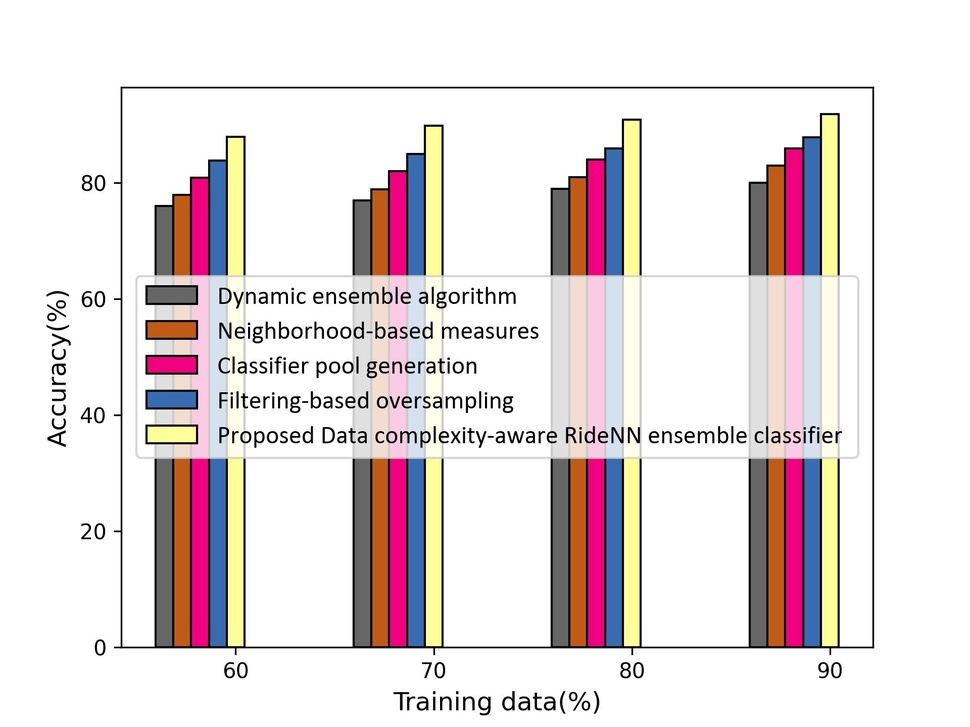
#> input picture Main/graph/1.jpg, 970 x 727 px, shrunk from 1920 x 1440 before the run, found by its file name
$ python Result_graphs.py
#> lines starting #> are read from the running program, lines starting #| are printed output that depends on the picture
from PIL import Image
import Main

# open method used to open different extension image file
im1 = Image.open(r"graph\1.jpg")
#> im1 is the input picture: PIL image 970x727 RGB; mean R, G, B 229.1, 220.6, 221.4
im2 = Image.open(r"graph\2.jpg")
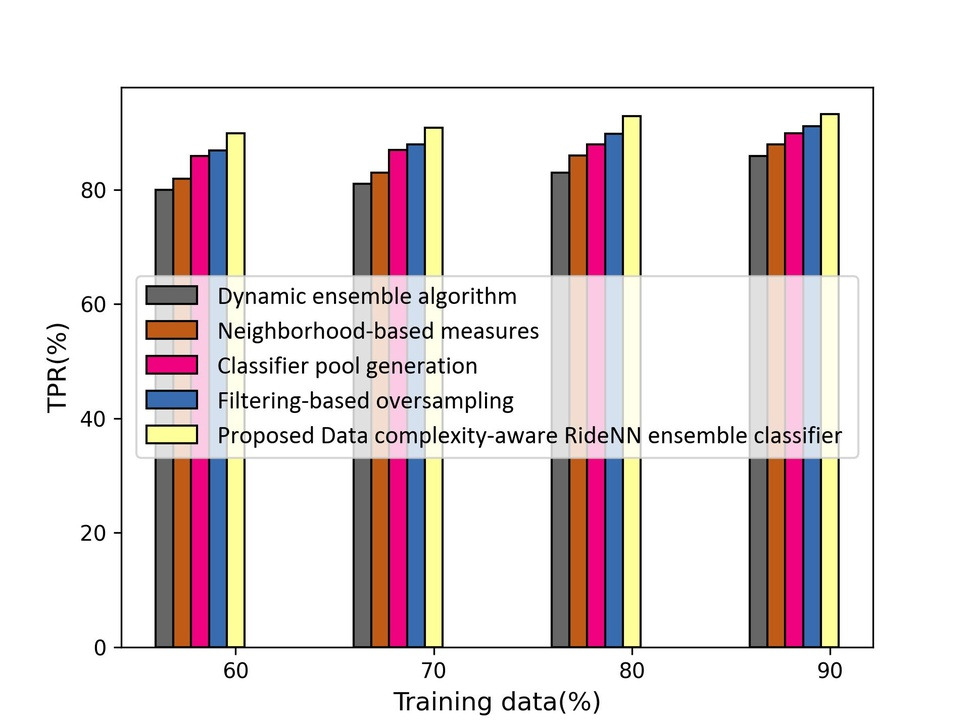
#> input picture Main/graph/2.jpg, 970 x 727 px, shrunk from 1920 x 1440 before the run, found by its file name
#> im2 is the input picture: PIL image 970x727 RGB; mean R, G, B 228.4, 219.3, 220.3
im3 = Image.open(r"graph\3.jpg")
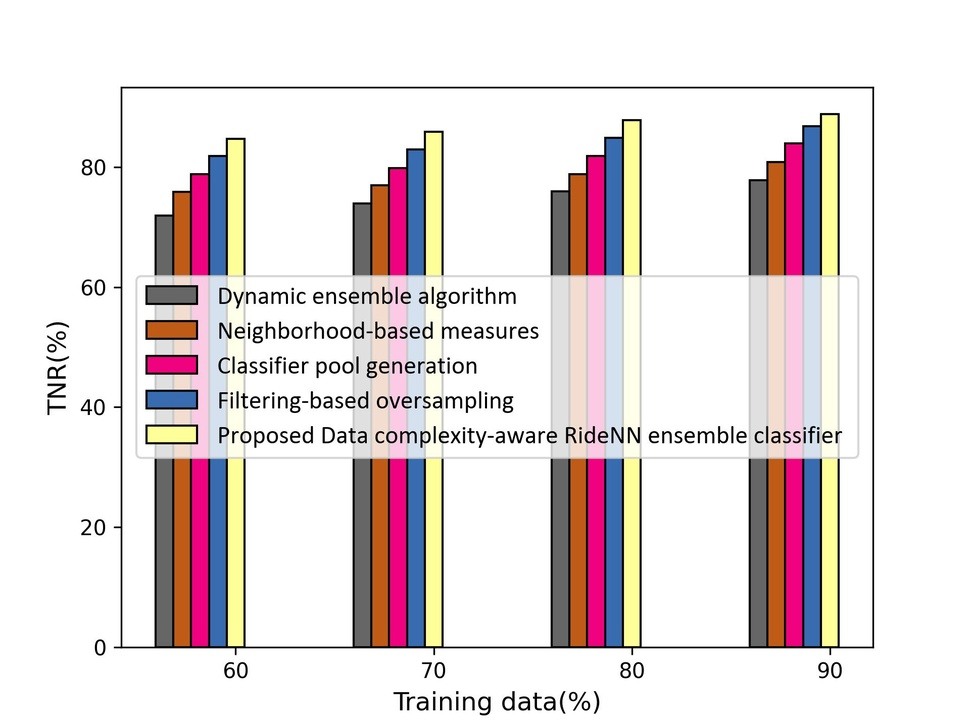
#> input picture Main/graph/3.jpg, 970 x 727 px, shrunk from 1920 x 1440 before the run, found by its file name
#> im3 is the input picture: PIL image 970x727 RGB; mean R, G, B 229.1, 220.4, 221.3
im4 = Image.open(r"graph\4.jpg")
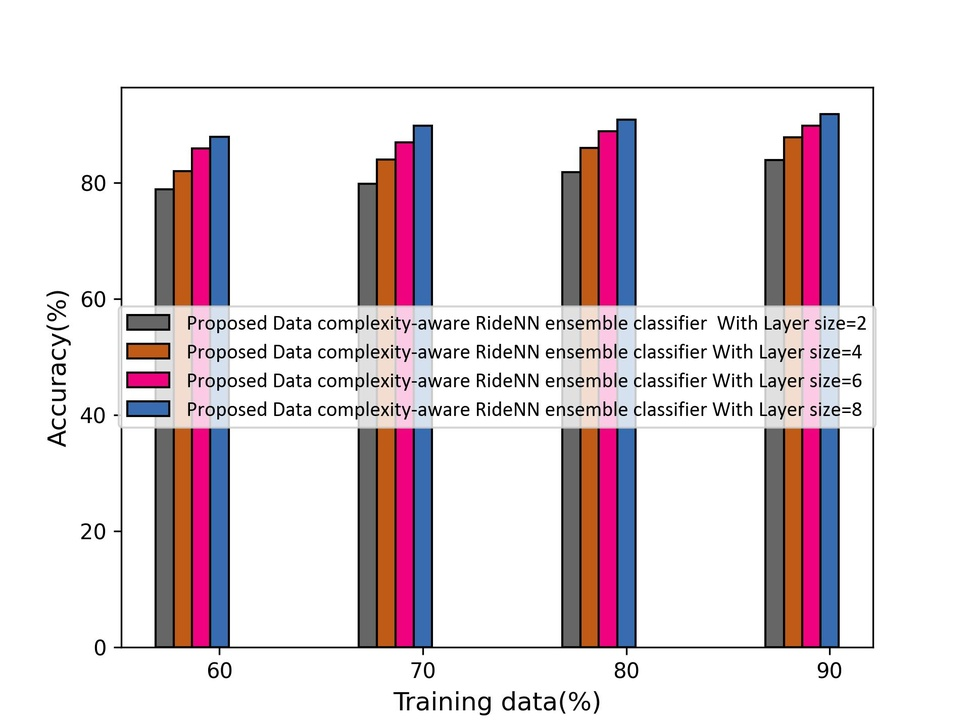
#> input picture Main/graph/4.jpg, 970 x 727 px, shrunk from 1920 x 1440 before the run, found by its file name
#> im4 is the input picture: PIL image 970x727 RGB; mean R, G, B 225.7, 215.1, 220.1
im5 = Image.open(r"graph\5.jpg")
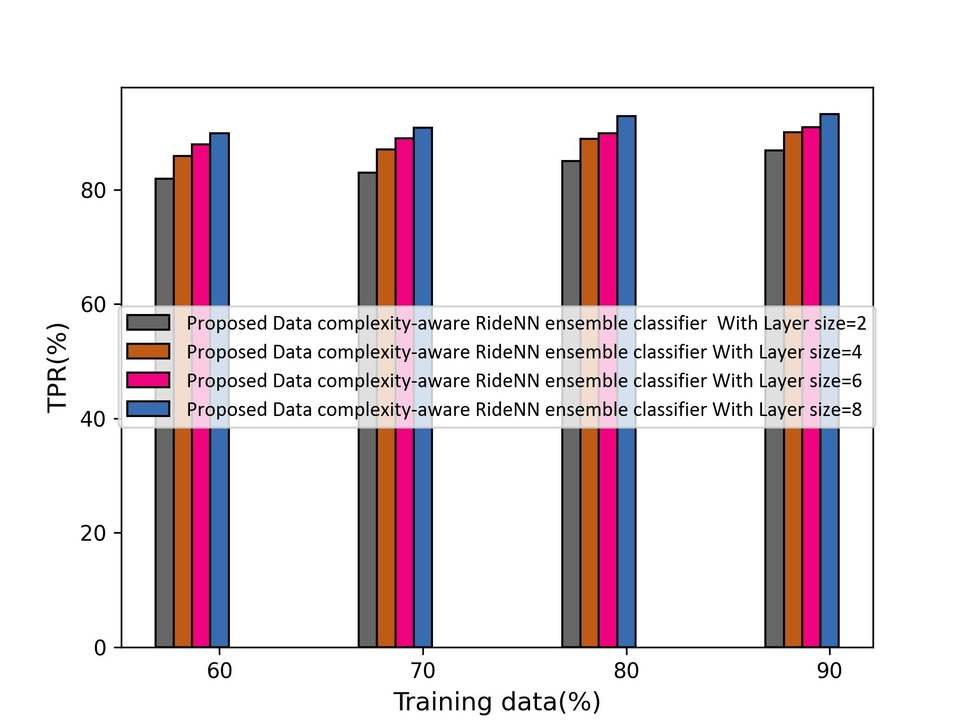
#> input picture Main/graph/5.jpg, 970 x 727 px, shrunk from 1920 x 1440 before the run, found by its file name
#> im5 is the input picture: PIL image 970x727 RGB; mean R, G, B 225.5, 214.8, 219.7
im6 = Image.open(r"graph\6.jpg")
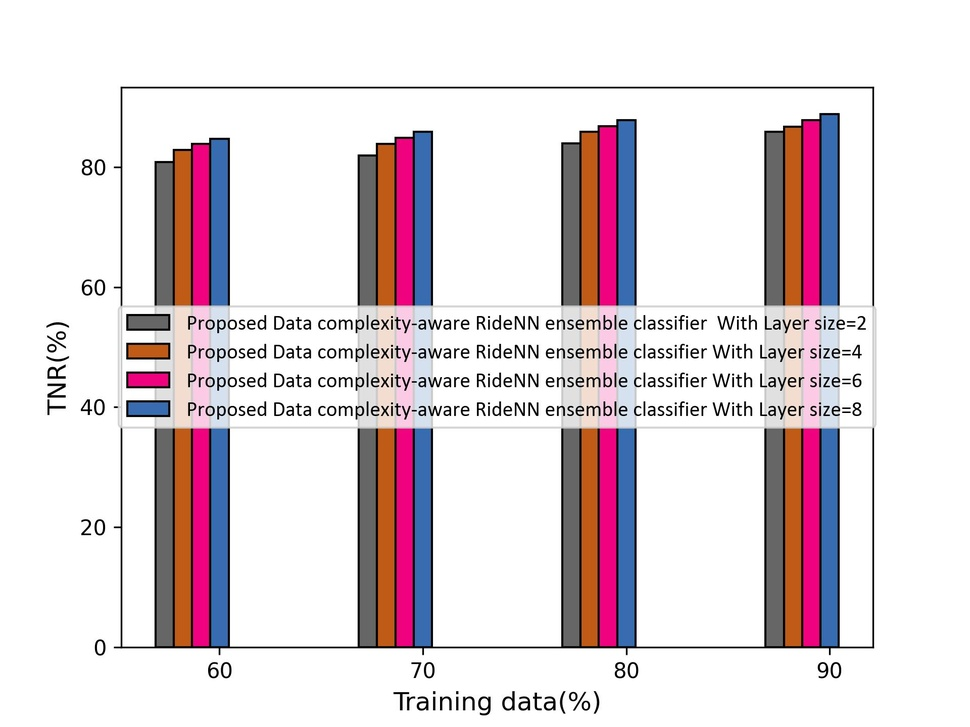
#> input picture Main/graph/6.jpg, 970 x 727 px, shrunk from 1920 x 1440 before the run, found by its file name
#> im6 is the input picture: PIL image 970x727 RGB; mean R, G, B 225.2, 214.4, 219.2


# This method will show image in any image viewer
im1.show()
im2.show()
im3.show()
im4.show()
im5.show()
im6.show()
